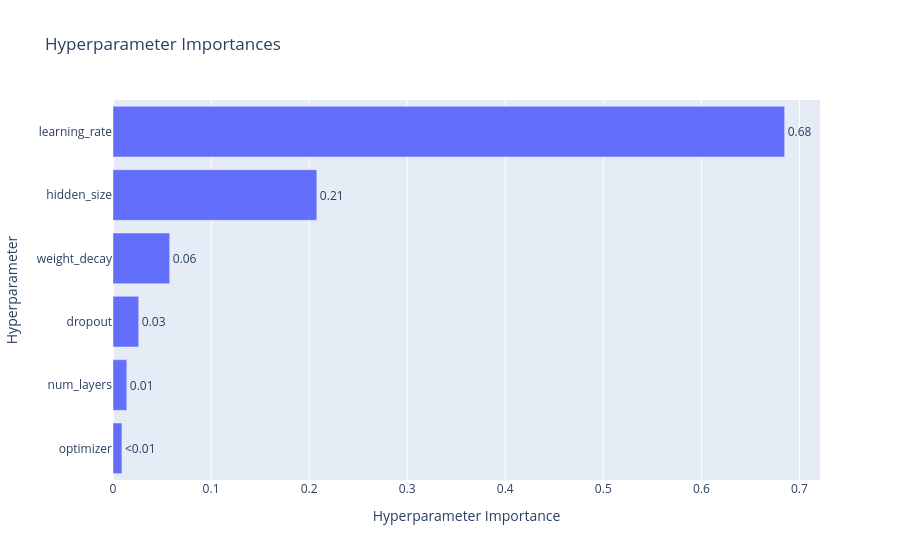
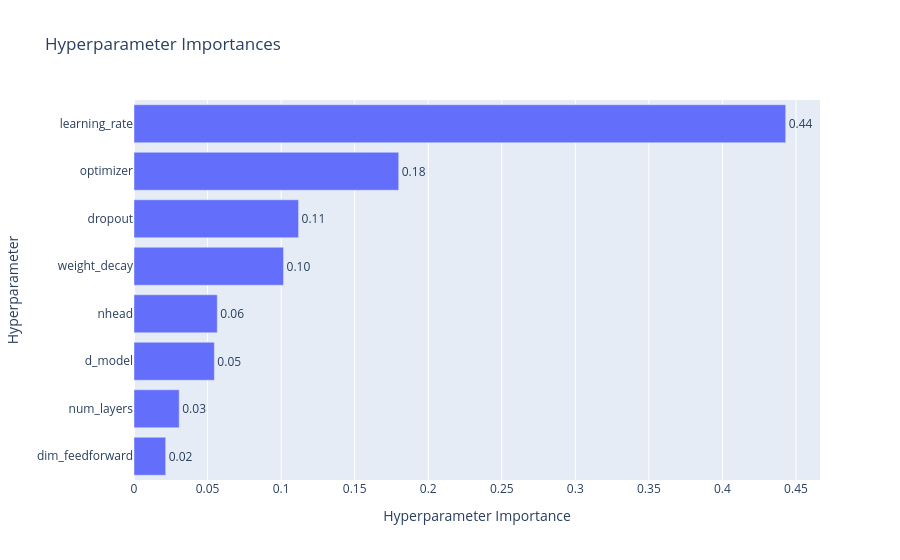

The cell these charts' notebook holds for them, in order:
### Code cell
for name, study in studies.items():
    completed = [t for t in study.trials if t.state.name == 'COMPLETE']
    if len(completed) >= 10:
        print(f'\n{name.upper()} Parameter Importance:')
        display(plot_param_importances(study))

### Figure 1 — Plotly figure (JSON) as saved in the notebook; plotly's stock layout.template omitted (floating-point values rounded to 4 significant figures)
{"data": [{"cliponaxis": false, "hovertemplate": ["optimizer (CategoricalDistribution): 0.009094582263455846<extra></extra>", "num_layers (IntDistribution): 0.014069852325900063<extra></extra>", "dropout (FloatDistribution): 0.026239474355231003<extra></extra>", "weight_decay (FloatDistribution): 0.05780585644493071<extra></extra>", "hidden_size (CategoricalDistribution): 0.2078633568121822<extra></extra>", "learning_rate (FloatDistribution): 0.6849268777983002<extra></extra>"], "name": "Objective Value", "orientation": "h", "text": ["<0.01", "0.01", "0.03", "0.06", "0.21", "0.68"], "textposition": "outside", "type": "bar", "x": [0.009095, 0.01407, 0.02624, 0.05781, 0.2079, 0.6849], "y": ["optimizer", "num_layers", "dropout", "weight_decay", "hidden_size", "learning_rate"]}], "layout": {"title": {"text": "Hyperparameter Importances"}, "xaxis": {"title": {"text": "Hyperparameter Importance"}}, "yaxis": {"title": {"text": "Hyperparameter"}}}}

### Figure 2 — Plotly figure (JSON) as saved in the notebook; plotly's stock layout.template omitted (floating-point values rounded to 4 significant figures)
{"data": [{"cliponaxis": false, "hovertemplate": ["dim_feedforward (CategoricalDistribution): 0.02153246472919955<extra></extra>", "num_layers (IntDistribution): 0.03073057759979072<extra></extra>", "d_model (CategoricalDistribution): 0.054632285634444666<extra></extra>", "nhead (CategoricalDistribution): 0.05661297613132792<extra></extra>", "weight_decay (FloatDistribution): 0.10166210650963603<extra></extra>", "dropout (FloatDistribution): 0.11186812563533347<extra></extra>", "optimizer (CategoricalDistribution): 0.17995295015127<extra></extra>", "learning_rate (FloatDistribution): 0.4430085136089977<extra></extra>"], "name": "Objective Value", "orientation": "h", "text": ["0.02", "0.03", "0.05", "0.06", "0.10", "0.11", "0.18", "0.44"], "textposition": "outside", "type": "bar", "x": [0.02153, 0.03073, 0.05463, 0.05661, 0.1017, 0.1119, 0.18, 0.443], "y": ["dim_feedforward", "num_layers", "d_model", "nhead", "weight_decay", "dropout", "optimizer", "learning_rate"]}], "layout": {"title": {"text": "Hyperparameter Importances"}, "xaxis": {"title": {"text": "Hyperparameter Importance"}}, "yaxis": {"title": {"text": "Hyperparameter"}}}}
